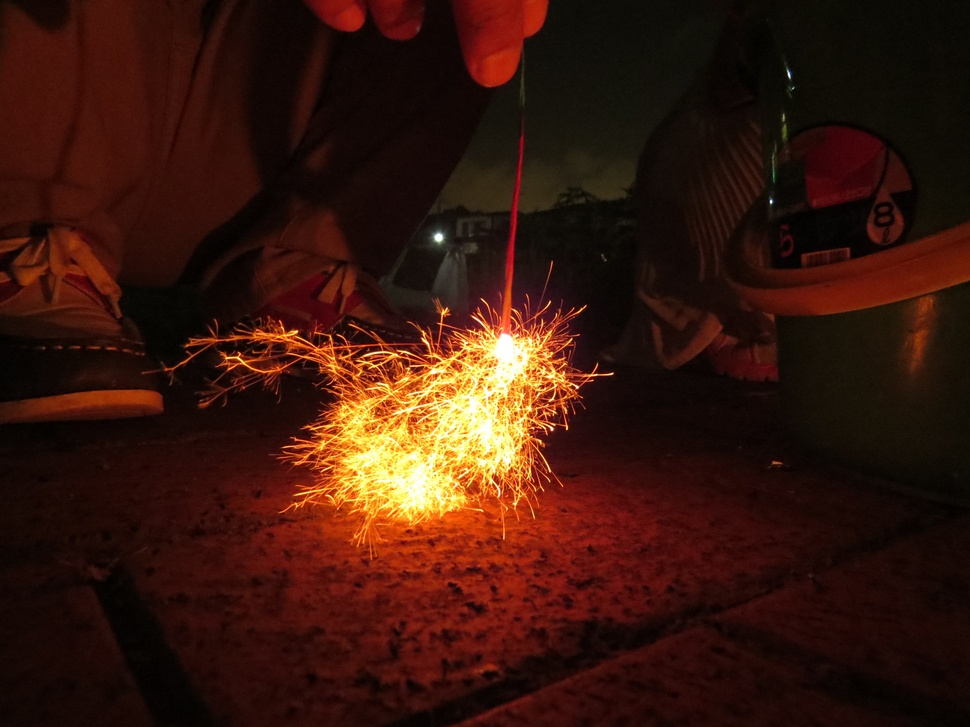
#> input picture image/hanabi.jpg, 970 x 727 px, shrunk from 2816 x 2112 before the run
$ python shape.py
#> lines starting #> are read from the running program, lines starting #| are printed output that depends on the picture
# -*- coding: utf-8 -*-

import cv2
import numpy as np

if __name__ == '__main__':

    # シャープの度合い
    k = 10.0
    # シャープ化するためのオペレータ
    shape_operator = np.array([[0,        -k, 0],
                  [-k, 1 + 4 * k, -k],
                  [0,         -k, 0]])


    # 画像の読み込み
    img_src = cv2.imread("./image/hanabi.jpg", 3)
#> img_src is the input picture: shape (727, 970, 3); mean B, G, R 12.6, 23.2, 55.8

    # 作成したオペレータを基にシャープ化
    img_tmp = cv2.filter2D(img_src, -1, shape_operator)
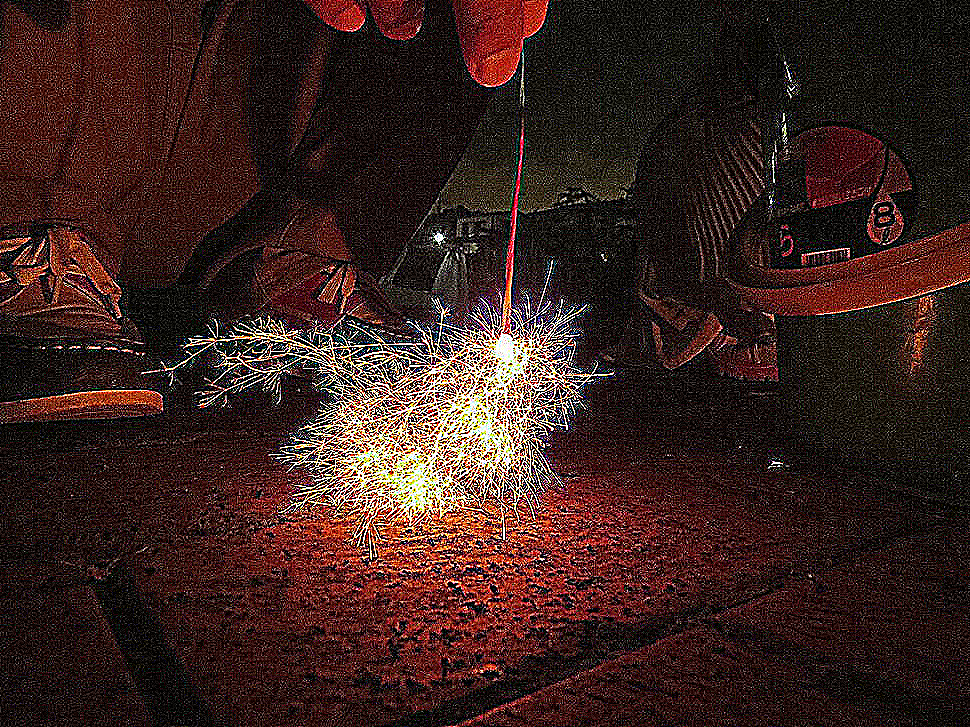
#> img_tmp: shape (727, 970, 3); mean B, G, R 30.4, 34.4, 57
    img_shape = cv2.convertScaleAbs(img_tmp)

    # 表示
    cv2.imshow("Show SHAPE Image", img_shape)
    cv2.waitKey(0)
    cv2.destroyAllWindows()

$ run again, with image/IMG_4680.JPG copied over image/hanabi.jpg
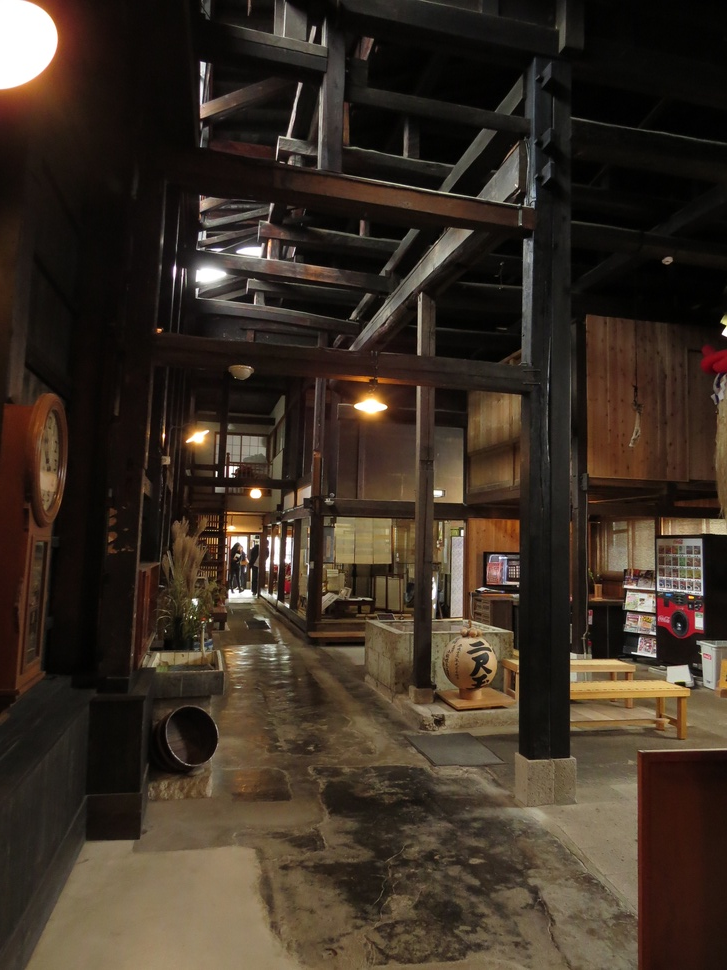
#> input picture image/IMG_4680.JPG, 727 x 970 px, shrunk from 2112 x 2816 before the run
#> img_src is the input picture: shape (970, 727, 3); mean B, G, R 37, 48, 59.8
#> `img_tmp = cv2.filter2D(img_src, -1, shape_operator)`:
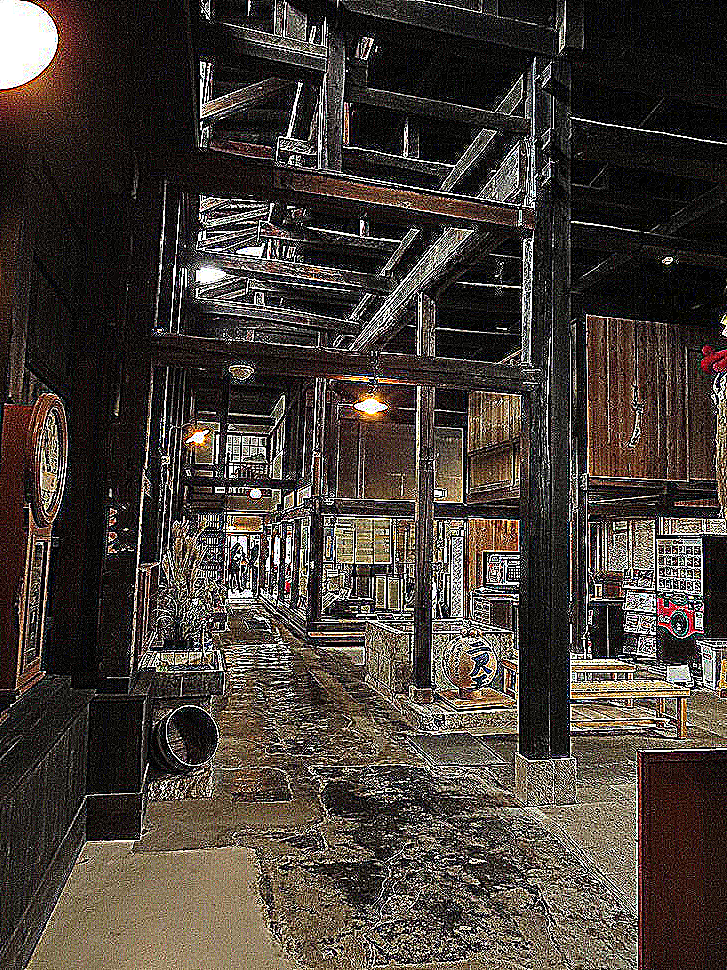
#> img_tmp: shape (970, 727, 3); mean B, G, R 54.4, 60.9, 69.2

$ run again, with image/IMG_4681.JPG copied over image/hanabi.jpg
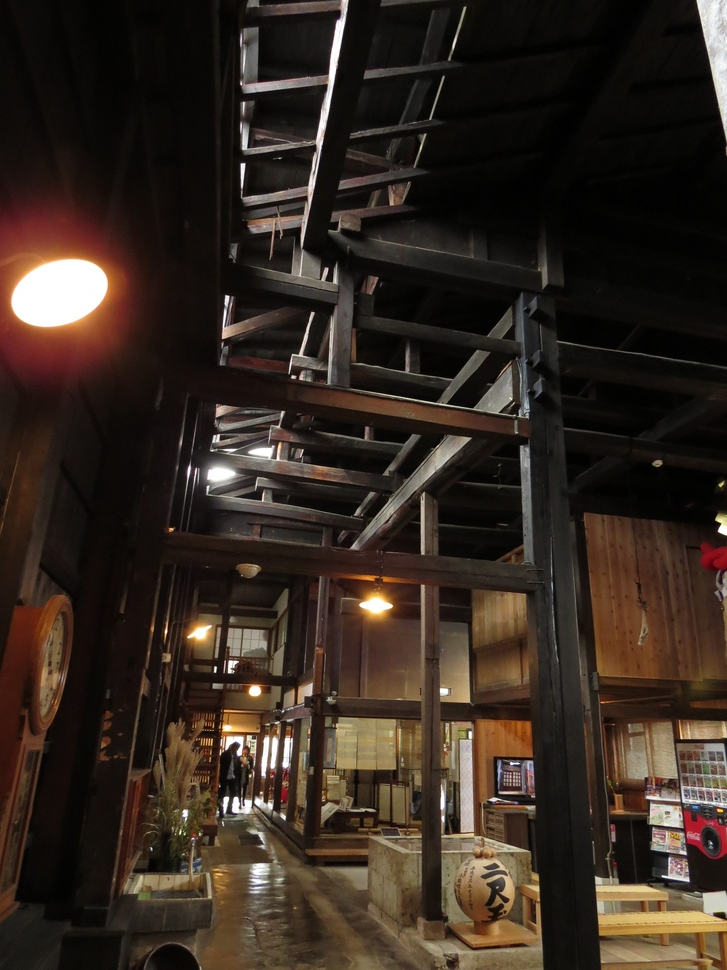
#> input picture image/IMG_4681.JPG, 727 x 970 px, shrunk from 2112 x 2816 before the run
#> img_src is the input picture: shape (970, 727, 3); mean B, G, R 32.4, 41.2, 52.6
#> `img_tmp = cv2.filter2D(img_src, -1, shape_operator)`:
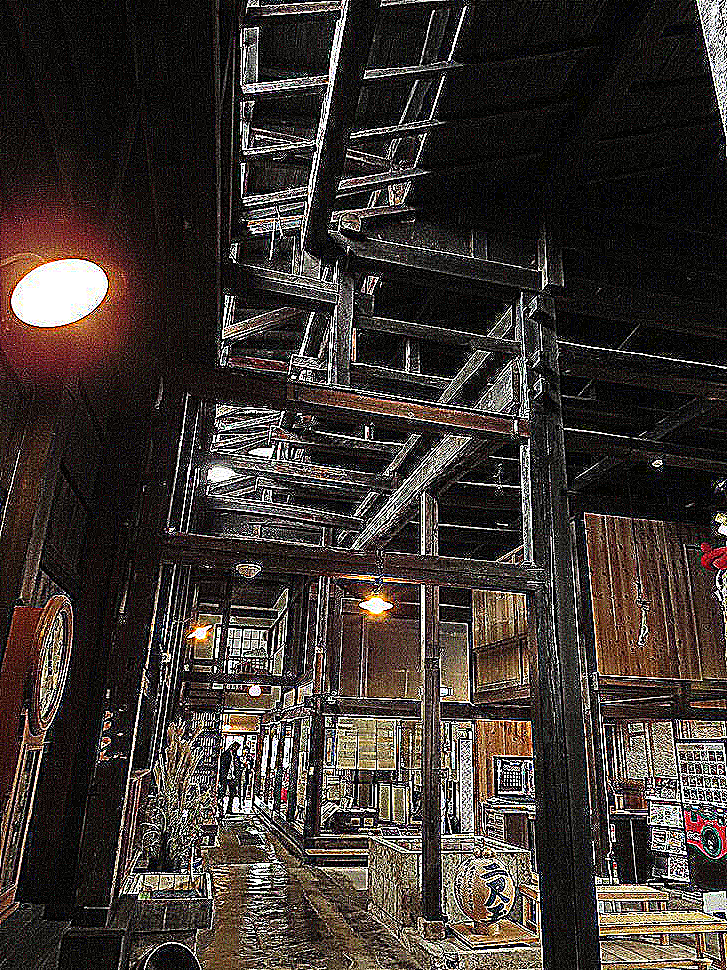
#> img_tmp: shape (970, 727, 3); mean B, G, R 47.9, 52.5, 60.6

$ run again, with image/IMG_4682.JPG copied over image/hanabi.jpg
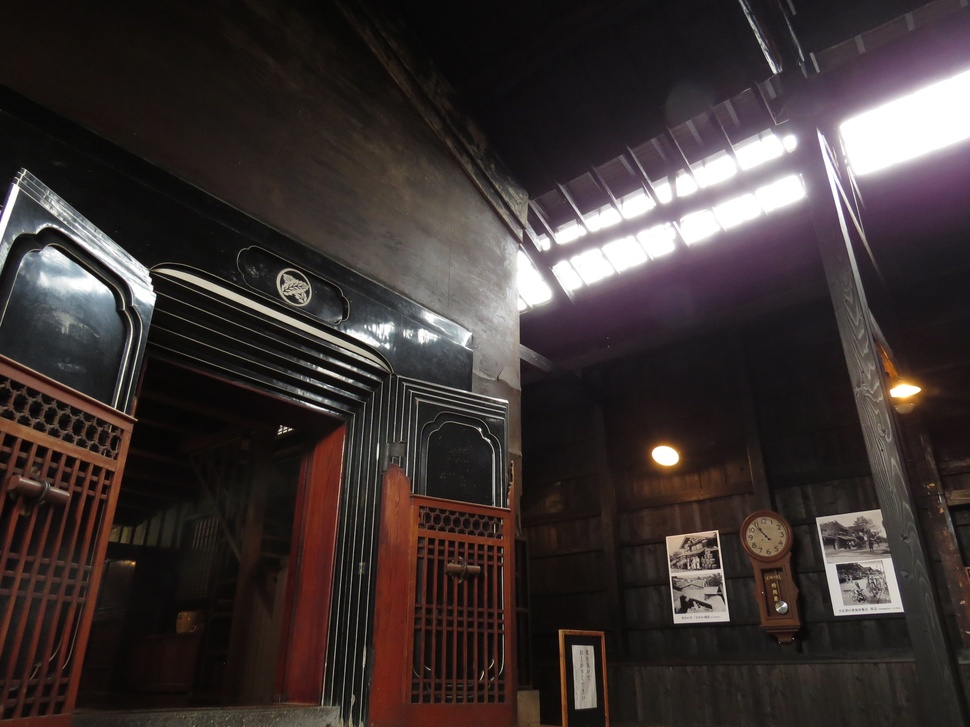
#> input picture image/IMG_4682.JPG, 970 x 727 px, shrunk from 2816 x 2112 before the run
#> img_src is the input picture: shape (727, 970, 3); mean B, G, R 49.7, 50.7, 59.8
#> `img_tmp = cv2.filter2D(img_src, -1, shape_operator)`:
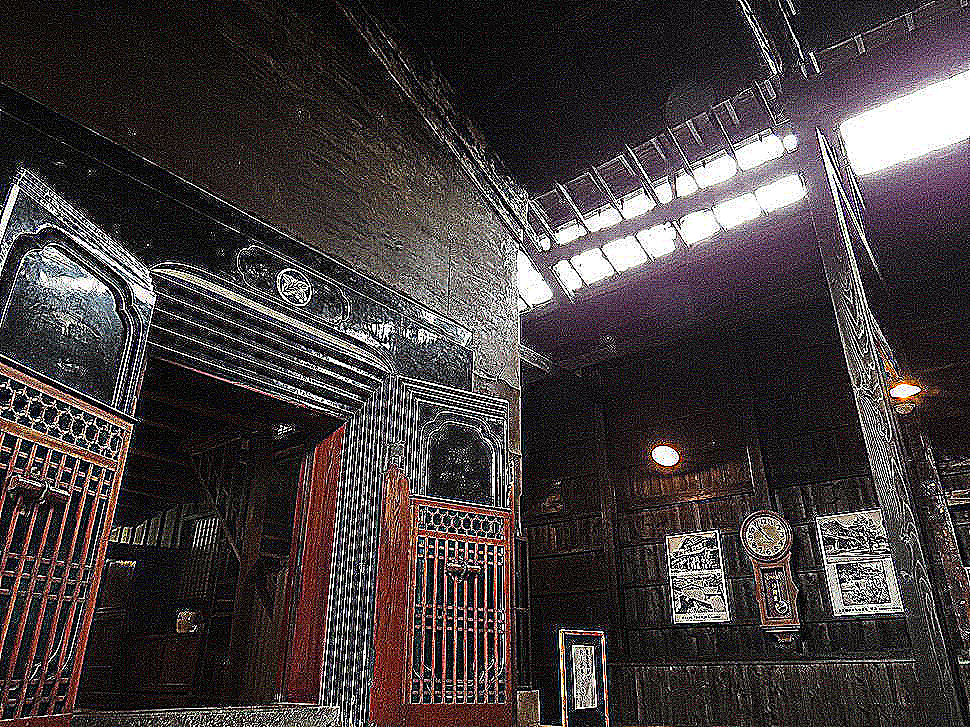
#> img_tmp: shape (727, 970, 3); mean B, G, R 60.3, 59.8, 67.2
